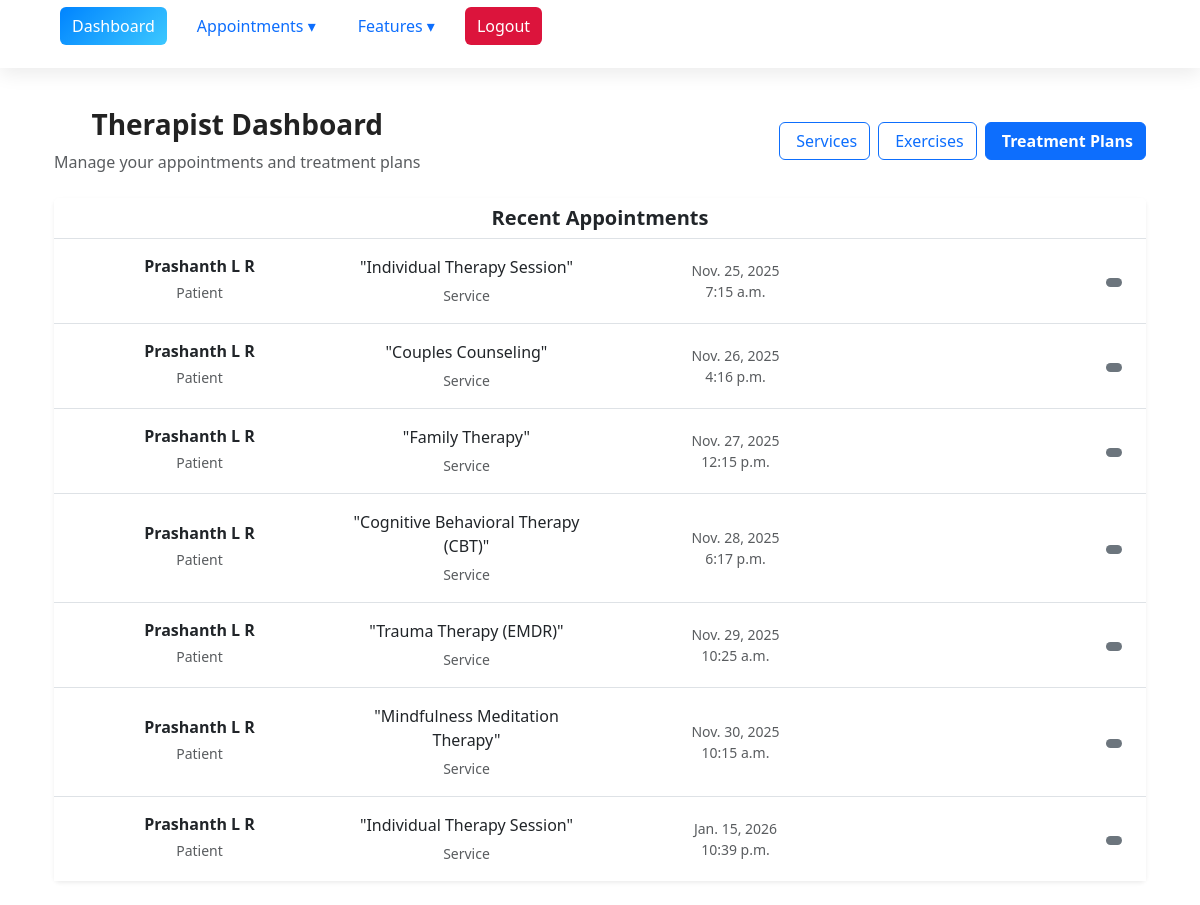
The app's page /dashboard/ (signed in) with its own data.
### myproject/base/models.py (models this page shows, shortened)
class Appointment(models.Model):
    BOOKING_STATUS = [
        ('Pending', 'Pending'),
        ('Confirmed', 'Confirmed'),
        ('Completed', 'Completed'),
        ('Cancelled', 'Cancelled'),
        ('Rescheduled', 'Rescheduled'),
    ]
    patient = models.ForeignKey(User, on_delete=models.CASCADE, related_name='patient_appointments')
    therapist = models.ForeignKey(User, on_delete=models.CASCADE, related_name='therapist_appointments')
    service = models.ForeignKey(Service, on_delete=models.CASCADE)
    scheduled_date = models.DateField()
    scheduled_time = models.TimeField()
    booking_status = models.CharField(max_length=20, choices=BOOKING_STATUS, default='Pending')
    payment_status = models.CharField(max_length=20, default='Pending')
    created_at = models.DateTimeField(auto_now_add=True)

class User(AbstractUser):
    ROLE_CHOICES = [
        ('Patient', 'Patient'),
        ('Therapist', 'Therapist'),
        ('Admin', 'Admin'),
        ('SupportStaff', 'Support Staff'),
    ]
    GENDER_CHOICES = [
        ('Male', 'Male'),
        ('Female', 'Female'),
        ('Other', 'Other'),
    ]
    role = models.CharField(max_length=20, choices=ROLE_CHOICES)
    phone_number = models.CharField(max_length=15, blank=True, null=True)
    gender = models.CharField(max_length=10, choices=GENDER_CHOICES, blank=True, null=True)
    date_of_birth = models.DateField(blank=True, null=True)
    address = models.TextField(blank=True, null=True)
    profile_picture = models.ImageField(upload_to='profiles/', blank=True, null=True)
    specialization = models.CharField(max_length=255, blank=True, null=True)
    years_of_experience = models.PositiveIntegerField(default=0)
    qualification = models.CharField(max_length=255, blank=True, null=True)
    availability_status = models.BooleanField(default=True)
    ratings_average = models.FloatField(default=0,
                                        validators=[MinValueValidator(0), MaxValueValidator(5)])
    languages_spoken = models.CharField(max_length=255, blank=True, null=True)
    verification_status = models.BooleanField(default=False)
    groups = models.ManyToManyField(
        Group,
        related_name="custom_user_groups",
        blank=True
    )
    user_permissions = models.ManyToManyField(
        Permission,
        related_name="custom_user_permissions",
        blank=True
    )
    class Meta:
        ordering = ['username']

class Service(models.Model):
    name = models.CharField(max_length=100)
    description = models.TextField()
    duration_minutes = models.PositiveIntegerField()
    base_fee = models.DecimalField(max_digits=8, decimal_places=2)
    image = models.ImageField(upload_to='services/', blank=True, null=True)
    required_equipment = models.TextField(
        blank=True,
        help_text="List equipment, separated by commas"
    )
    is_active = models.BooleanField(default=True)

### myproject/base/views.py (the view, shortened to what this page needs)
# urls.py: path('dashboard/', views.dashboard, name='dashboard'),
@login_required
def dashboard(request):
    if request.user.role == "Patient":
        appointments = Appointment.objects.filter(patient=request.user)
        return render(request, "dashboard/patient_dashboard.html", {
            "appointments": appointments,
            "user_role": "Patient"
        })
    elif request.user.role == "Therapist":
        appointments = Appointment.objects.filter(therapist=request.user)
        return render(request, "dashboard/therapist_dashboard.html", {
            "appointments": appointments,
            "user_role": "Therapist"
        })
    else:
        return redirect("logout")

### myproject/base/templates/dashboard/therapist_dashboard.html (shortened to what this page needs)
{% extends 'main.html' %}
{% block content %}
<div class="container py-4">
    <div class="d-flex flex-wrap justify-content-between align-items-center mb-4">
        <div>
            <h3 class="fw-bold">Therapist Dashboard</h3>
            <p class="text-muted mb-0">Manage your appointments and treatment plans</p>
        </div>
        <div class="d-flex gap-2 mt-3 mt-md-0">
            <a class="btn btn-outline-primary" href="{% url 'service_list' %}">
                 Services
            </a>
            <a class="btn btn-outline-primary" href="{% url 'exercise_list' %}">
                 Exercises
            </a>
            <a class="btn btn-primary" href="{% url 'treatment_plan_list' %}">
                 Treatment Plans
            </a>
        </div>
    </div>
    <div class="card shadow-sm border-0">
        <div class="card-header bg-white border-bottom">
            <h5 class="mb-0 fw-semibold">Recent Appointments</h5>
        </div>
        <div class="card-body p-0">
            {% if appointments %}
            <div class="list-group list-group-flush">
                {% for a in appointments %}
                <div class="list-group-item appointment-item">
                    <div class="row align-items-center">
                        <div class="col-md-3">
                            <h6 class="mb-1 fw-semibold">
                                {{ a.patient.get_full_name|default:a.patient.username }}
                            </h6>
                            <small class="text-muted">Patient</small>
                        </div>
                        <div class="col-md-3 mt-2 mt-md-0">
                            <p class="mb-1">{{ a.service.name }}</p>
                            <small class="text-muted">Service</small>
                        </div>
                        <div class="col-md-3 mt-2 mt-md-0">
                            <p class="mb-0 text-muted small">
                                {{ a.scheduled_date }}<br>
                                {{ a.scheduled_time }}
                            </p>
                        </div>
                        <div class="col-md-3 text-md-end mt-3 mt-md-0">
                            {% if a.status == 'completed' %}
                            <a class="btn btn-sm btn-success"
                               href="{% url 'treatment_plan_create_for_appointment' a.id %}">
                                <i class="bi bi-file-earmark-plus me-1"></i> Create Plan
                            </a>
                            {% else %}
                            <span class="badge bg-secondary">
                            </span>
                            {% endif %}
                        </div>
                    </div>
                </div>
                {% endfor %}
            </div>
            {% endif %}
        </div>
    </div>
</div>
{% endblock %}

### static/style.css (style rules this page uses)
.btn-primary { border-radius: 6px; font-weight: 600; transition: transform 0.25s ease, background 0.3s ease; }

### templates/nav.html (style rules this page uses)
:root { --primary-color: #0084ff; --gradient: linear-gradient(135deg, #0084ff, #3cc8ff); --bg-light: #ffffff; --bg-dark: #0b0e12; --text-light: #fff; --text-dark: #222; --nav-bg-light: rgba(255, 255, 255, 0.85); --nav-bg-dark: rgba(20, 20, 20, 0.85); --hover-light: #e7f3ff; --hover-dark: #1f2a37; --blur-bg: blur(10px); }
body.light-theme { background: var(--bg-light); color: var(--text-dark); }

### myproject/base/templates/dashboard/therapist_dashboard.html (style rules this page uses)
.appointment-item { padding: 1rem 1.5rem; transition: background-color 0.2s ease; }

### records on screen
Appointment: patient.get_full_name "Prashanth L R", service.name "\"Individual Therapy Session\"", scheduled_date "Nov. 25, 2025", scheduled_time "7:15 a.m."
Appointment: patient.get_full_name "Prashanth L R", service.name "\"Couples Counseling\"", scheduled_date "Nov. 26, 2025", scheduled_time "4:16 p.m."
Appointment: patient.get_full_name "Prashanth L R", service.name "\"Family Therapy\"", scheduled_date "Nov. 27, 2025", scheduled_time "12:15 p.m."
Appointment: patient.get_full_name "Prashanth L R", service.name "\"Cognitive Behavioral Therapy (CBT)\"", scheduled_date "Nov. 28, 2025", scheduled_time "6:17 p.m."
Appointment: patient.get_full_name "Prashanth L R", service.name "\"Trauma Therapy (EMDR)\"", scheduled_date "Nov. 29, 2025", scheduled_time "10:25 a.m."
Appointment: patient.get_full_name "Prashanth L R", service.name "\"Mindfulness Meditation Therapy\"", scheduled_date "Nov. 30, 2025", scheduled_time "10:15 a.m."
Appointment: patient.get_full_name "Prashanth L R", service.name "\"Individual Therapy Session\"", scheduled_date "Jan. 15, 2026", scheduled_time "10:39 p.m."
